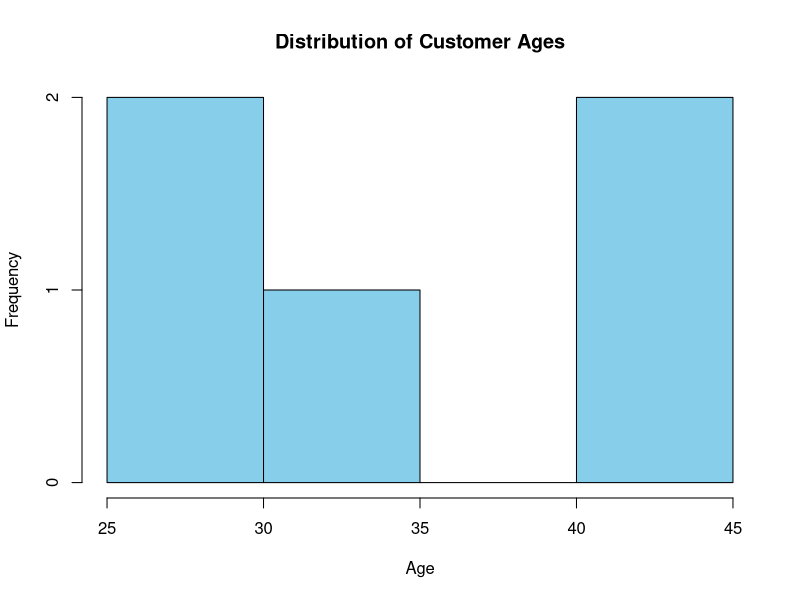
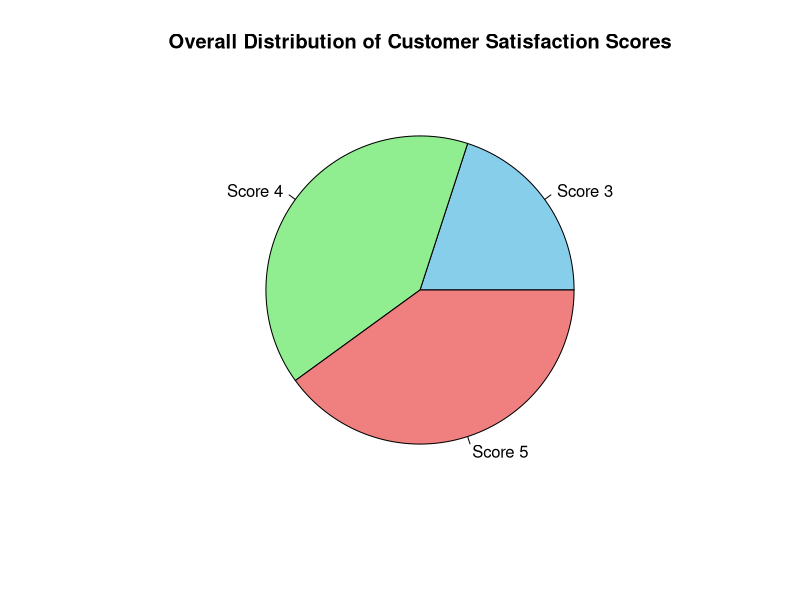
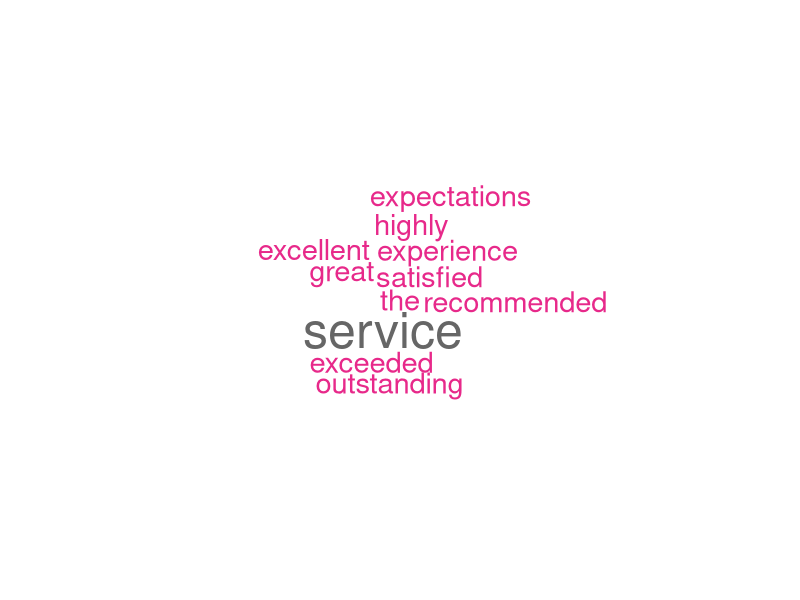

The R source for these figures, in order:
# Sample data
customer_data <- data.frame(
  Customer_ID = c(1, 2, 3, 4, 5),
  Age = c(28, 35, 42, 30, 45),
  Satisfaction_Score = c(4, 5, 3, 4, 5)
)

#a
# Create a histogram for customer ages
hist(customer_data$Age, col = "skyblue", 
     xlab = "Age", ylab = "Frequency",
     main = "Distribution of Customer Ages")

#b
# Count the frequency of each satisfaction score
satisfaction_counts <- table(customer_data$Satisfaction_Score)

# Generate a pie chart
pie(satisfaction_counts, labels = paste("Score", names(satisfaction_counts)), 
    col = c("skyblue", "lightgreen", "lightcoral"),
    main = "Overall Distribution of Customer Satisfaction Scores")

#c
# Install required packages
install.packages(c("tm", "wordcloud"))

# Load required libraries
library(tm)
library(wordcloud)

# Sample data
customer_data <- data.frame(
  Customer_ID = c(1, 2, 3, 4, 5),
  Age = c(28, 35, 42, 30, 45),
  Satisfaction_Score = c(4, 5, 3, 4, 5),
  Feedback = c(
    "The service was excellent! I am very satisfied.",
    "Great experience, highly recommended!",
    "Could be better. Not completely satisfied.",
    "The product quality needs improvement.",
    "Outstanding service, exceeded my expectations."
  )
)

# Text preprocessing
corpus <- Corpus(VectorSource(customer_data$Feedback))
corpus <- tm_map(corpus, content_transformer(tolower))
corpus <- tm_map(corpus, removePunctuation)
corpus <- tm_map(corpus, removeNumbers)
corpus <- tm_map(corpus, removeWords, stopwords("english"))

# Perform sentiment analysis (using a simple rule-based approach)
sentiment <- sapply(corpus, function(x) {
  ifelse(length(grep("excellent|great|outstanding", x)) > length(grep("poor|not satisfied|needs improvement", x)), "positive", "negative")
})

# Add sentiment to the data frame
customer_data$Sentiment <- sentiment

# Create a word cloud for positive feedback
positive_words <- customer_data$Feedback[customer_data$Sentiment == "positive"]
wordcloud(words = unlist(strsplit(positive_words, " ")), min.freq = 1, scale=c(3, 0.5), colors=brewer.pal(8, "Dark2"))
